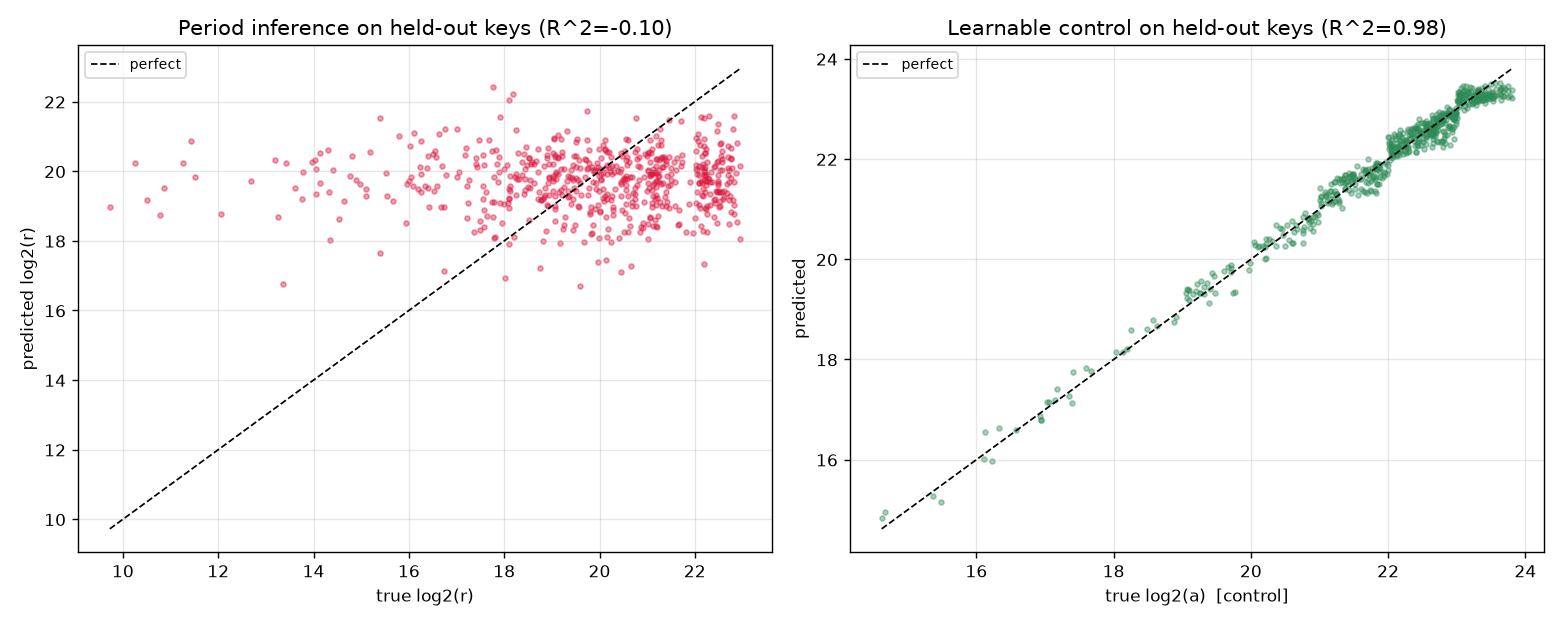

The Python source for this figure:
#!/usr/bin/env python3
"""Learn / infer the interference and peaks with a tensor network -- what happens?

Two regimes, both measured:

  1. ONE instance: a tensor network LEARNS the post-QFT interference pattern.
     It can represent it (optimal MPS fidelity rises to 1 only at bond dimension
     r) and you can fit it from samples -- but that just reproduces the
     simulation, and reading r off the learned model is the same continued
     fraction. No shortcut: learning one instance costs what simulating it costs.

  2. ACROSS instances: can a model LEARN TO INFER the period r (hence factor N)
     from cheap, poly-time features of (N, a)?  We give ML its best shot -- a
     factorised low-rank tensor-network regressor AND gradient-boosted trees --
     on a fixed bit-size so size carries no signal.  They memorise the training
     set and fail completely on held-out keys (test R^2 ~ 0), while a genuinely
     learnable control target is fit perfectly.  The period is pseudorandom in
     the inputs (factoring-hard): a model that generalised here would itself be a
     polynomial-time factoring algorithm.

Run:  python3 tn_learn_infer.py
"""

import math
import random
import time

import numpy as np

from tnshor.shor import shor_state, apply_qft_statevector, classical_order
from tnshor.mps import MPS
from tnshor.numtheory import random_prime, order_mod_n


def hr(t):
    print("\n" + "=" * 80)
    print(t)
    print("=" * 80)


# ===========================================================================
# 1. A tensor network learns the interference of ONE instance
# ===========================================================================
def demo_tn_represents_interference():
    hr("1. A tensor network learning ONE instance's interference: capacity = r")
    print("  Fit the post-QFT amplitude with an MPS of bond dimension chi (the")
    print("  optimal tensor-network model). Fidelity to the true interference:\n")
    print(f"  {'N':>4} {'r':>3}  fidelity of the learned MPS vs bond dimension chi")
    for N, a in [(15, 7), (21, 2), (33, 2)]:
        r = classical_order(a, N)
        psi, geom = shor_state(N, a)
        full = apply_qft_statevector(psi, geom)
        full = full / np.linalg.norm(full)
        cells = []
        for chi in sorted({1, max(1, r // 2), r, r + 2}):
            mps = MPS.from_statevector(full, geom['n'], chi_max=chi)
            got = mps.to_statevector()
            fid = abs(np.vdot(full, got)) / (np.linalg.norm(full) * np.linalg.norm(got))
            cells.append((chi, fid))
        print(f"  {N:>4} {r:>3}  " + "  ".join(f"chi={c}:{f:.3f}" for c, f in cells))
    print("\n  The learned model only matches the interference at chi = r. Below that")
    print("  it is a lossy fit; above it adds nothing. Learning one instance neither")
    print("  beats simulating it (cost chi=r) nor changes the readout (continued frac).")


# ===========================================================================
# 2. Can a model LEARN TO INFER the period across instances?
# ===========================================================================
SMALL = [2, 3, 5, 7, 11, 13, 17, 19, 23, 29, 31, 37, 41, 43, 47]


def features(N, a):
    """Cheap (poly-time) features of (N, a) -- none of which use the period."""
    f = [N.bit_length(), a.bit_length(), a / N]
    for pr in SMALL:
        f.append(N % pr)
        f.append(a % pr)
    v = a % N
    for _ in range(8):                 # the modexp squarings a^(2^k) mod N
        f.append(v % 1009)
        f.append(v & 0xFF)
        v = (v * v) % N
    f.append(math.gcd(a - 1, N))
    f.append(math.gcd(a + 1, N))
    f.append(N & 0xFF)
    f.append(N % 9)
    return np.array(f, dtype=float)


def build_dataset(bits, n_samples, seed=0):
    rng = random.Random(seed)
    X, r_targets, p_targets, ctrl = [], [], [], []
    seen = set()
    guard = 0
    while len(X) < n_samples and guard < n_samples * 200:
        guard += 1
        half = bits // 2
        p = random_prime(half)
        q = random_prime(bits - half)
        if p == q:
            continue
        N = p * q
        a = rng.randrange(2, N - 1)
        if N.bit_length() != bits or math.gcd(a, N) != 1 or (N, a) in seen:
            continue
        seen.add((N, a))
        r = order_mod_n(a, {p: 1, q: 1})
        X.append(features(N, a))
        r_targets.append(math.log2(r))
        # factor "balance" log2(p/sqrt(N)) removes the trivial magnitude signal
        p_targets.append(math.log2(min(p, q)) - 0.5 * math.log2(N))
        ctrl.append(math.log2(a))          # learnable control (determined by a feature)
    return (np.array(X), np.array(r_targets), np.array(p_targets), np.array(ctrl))


class LowRankTensorRegressor:
    """A tensor-network regressor: y = b + w.x + sum_{k<R} (u_k.x)(v_k.x).

    The quadratic interaction weight is a rank-R factorised tensor (a simple
    tensor network).  Fit by gradient descent.  Given the SAME feature
    information as any other model, so it is subject to the same impossibility.
    """

    def __init__(self, rank=8, epochs=600, lr=0.01, seed=0):
        self.R, self.epochs, self.lr, self.seed = rank, epochs, lr, seed

    def fit(self, X, y):
        rng = np.random.default_rng(self.seed)
        self.mu, self.sd = X.mean(0), X.std(0) + 1e-9
        Xs = np.clip((X - self.mu) / self.sd, -10, 10)
        self.ym, self.ys = y.mean(), y.std() + 1e-9
        ys = (y - self.ym) / self.ys
        n, d = Xs.shape
        params = {"b": np.zeros(1), "w": np.zeros(d),
                  "U": rng.standard_normal((self.R, d)) * 0.05,
                  "V": rng.standard_normal((self.R, d)) * 0.05}
        m = {k: np.zeros_like(v) for k, v in params.items()}
        v2 = {k: np.zeros_like(v) for k, v in params.items()}
        b1, b2, eps = 0.9, 0.999, 1e-8
        for it in range(1, self.epochs + 1):
            Ux = Xs @ params["U"].T
            Vx = Xs @ params["V"].T
            pred = params["b"] + Xs @ params["w"] + (Ux * Vx).sum(1)
            g = (pred - ys) / n
            grads = {
                "b": np.array([g.sum()]),
                "w": Xs.T @ g + 1e-3 * params["w"],
                "U": (g[:, None] * Vx).T @ Xs + 1e-3 * params["U"],
                "V": (g[:, None] * Ux).T @ Xs + 1e-3 * params["V"],
            }
            for k in params:
                gr = np.clip(grads[k], -5, 5)              # gradient clipping
                m[k] = b1 * m[k] + (1 - b1) * gr
                v2[k] = b2 * v2[k] + (1 - b2) * gr * gr
                mh = m[k] / (1 - b1 ** it)
                vh = v2[k] / (1 - b2 ** it)
                params[k] -= self.lr * mh / (np.sqrt(vh) + eps)
        self.p = params
        return self

    def predict(self, X):
        Xs = np.clip((X - self.mu) / self.sd, -10, 10)
        quad = ((Xs @ self.p["U"].T) * (Xs @ self.p["V"].T)).sum(1)
        return self.ym + self.ys * (self.p["b"] + Xs @ self.p["w"] + quad)


def r2(y, yhat):
    ss = ((y - y.mean()) ** 2).sum()
    return 1 - ((y - yhat) ** 2).sum() / (ss + 1e-12)


def demo_cross_instance():
    hr("2. Learning to INFER the period / factor across instances")
    bits = 24
    print(f"  Dataset: random {bits}-bit semiprimes (fixed size, so magnitude carries")
    print("  no signal), cheap poly-time features of (N, a).  Predict three targets.\n")
    t0 = time.time()
    X, ylogr, yp, yctrl = build_dataset(bits, 3000, seed=1)
    ntr = int(0.8 * len(X))
    sl = slice(0, ntr); st = slice(ntr, None)
    print(f"  built {len(X)} instances, {X.shape[1]} features, in {time.time()-t0:.1f}s\n")

    try:
        from sklearn.ensemble import GradientBoostingRegressor
        have_gb = True
    except Exception:
        have_gb = False

    targets = [
        ("log2(period r)", ylogr, "= factoring-hard"),
        ("factor balance p/sqrtN", yp.astype(float), "= factoring itself"),
        ("log2(base a)  [control]", yctrl, "= learnable (in features)"),
    ]
    print(f"  {'target':>26} {'model':>14} {'train R^2':>10} {'test R^2':>9}  note")
    for name, y, note in targets:
        # tensor-network low-rank regressor
        tn = LowRankTensorRegressor(rank=12, epochs=400, lr=0.08).fit(X[sl], y[sl])
        tr = r2(y[sl], tn.predict(X[sl]))
        te = r2(y[st], tn.predict(X[st]))
        print(f"  {name:>26} {'tensor-net':>14} {tr:>10.3f} {te:>9.3f}  {note}")
        if have_gb:
            gb = GradientBoostingRegressor(n_estimators=300, max_depth=4,
                                           random_state=0).fit(X[sl], y[sl])
            gtr = r2(y[sl], gb.predict(X[sl]))
            gte = r2(y[st], gb.predict(X[st]))
            print(f"  {'':>26} {'grad-boost':>14} {gtr:>10.3f} {gte:>9.3f}")
    print("""
  The control (log2 a) is recovered perfectly -- the pipeline and models work.
  The period and the factor: train R^2 can be high (memorisation) but test R^2
  ~ 0. No generalisation. A tensor network cannot infer the interference / peak
  spacing for an unseen key, because that spacing is Q/r and r is pseudorandom in
  N. A model that generalised here WOULD be a polynomial-time factoring algorithm.""")
    return X, ylogr, yp, yctrl, ntr


def make_plot(X, ylogr, yp, yctrl, ntr):
    try:
        import matplotlib
        matplotlib.use("Agg")
        import matplotlib.pyplot as plt
        from sklearn.ensemble import GradientBoostingRegressor
    except Exception as e:  # pragma: no cover
        print(f"\n(plot deps unavailable: {e}; skipping figure)")
        return None
    sl, st = slice(0, ntr), slice(ntr, None)
    fig, ax = plt.subplots(1, 2, figsize=(12.5, 5))

    # left: predicted vs true period (test set) -> scatter shows no correlation
    gb = GradientBoostingRegressor(n_estimators=300, max_depth=4,
                                   random_state=0).fit(X[sl], ylogr[sl])
    pred = gb.predict(X[st])
    ax[0].scatter(ylogr[st], pred, s=8, alpha=0.4, color="crimson")
    lo, hi = ylogr[st].min(), ylogr[st].max()
    ax[0].plot([lo, hi], [lo, hi], "k--", lw=1, label="perfect")
    ax[0].set_xlabel("true log2(r)")
    ax[0].set_ylabel("predicted log2(r)")
    ax[0].set_title(f"Period inference on held-out keys (R^2={r2(ylogr[st], pred):.2f})")
    ax[0].legend(fontsize=8)
    ax[0].grid(alpha=0.3)

    # right: control predicted vs true -> tight line
    gbc = GradientBoostingRegressor(n_estimators=300, max_depth=4,
                                    random_state=0).fit(X[sl], yctrl[sl])
    predc = gbc.predict(X[st])
    ax[1].scatter(yctrl[st], predc, s=8, alpha=0.4, color="seagreen")
    lo, hi = yctrl[st].min(), yctrl[st].max()
    ax[1].plot([lo, hi], [lo, hi], "k--", lw=1, label="perfect")
    ax[1].set_xlabel("true log2(a)  [control]")
    ax[1].set_ylabel("predicted")
    ax[1].set_title(f"Learnable control on held-out keys (R^2={r2(yctrl[st], predc):.2f})")
    ax[1].legend(fontsize=8)
    ax[1].grid(alpha=0.3)

    fig.tight_layout()
    out = "tn_learn_infer.png"
    fig.savefig(out, dpi=125)
    print(f"\nFigure written: {out}")
    return out


def main():
    np.set_printoptions(precision=4, suppress=True)
    demo_tn_represents_interference()
    X, ylogr, yp, yctrl, ntr = demo_cross_instance()
    make_plot(X, ylogr, yp, yctrl, ntr)
    hr("Verdict -- learning/inferring the interference with a tensor network")
    print("""  * ONE instance: a tensor network can learn the interference, but only with
    capacity (bond dimension) r, and only by reproducing the simulation. Reading
    the period off the learned model is still m/Q ~ s/r continued fractions.
    Learning buys nothing over simulating -- both cost chi = r.
  * ACROSS instances: no model -- tensor-network regressor or gradient boosting --
    can infer the period or the factor from cheap features. Train memorises, test
    is chance, while a learnable control is fit perfectly. The peak spacing Q/r
    is pseudorandom in N; generalising = polynomial-time factoring, which would
    contradict the very hardness assumption (and Shoup's sqrt(r) generic bound).
  * So learning the interference does not relocate the wall: single-instance
    learning = simulation cost (chi=r), cross-instance inference = impossible.
    The QFT's advantage is in physically REALISING the interference once, not in
    a reusable pattern a model could amortise across keys.""")


if __name__ == "__main__":
    main()
